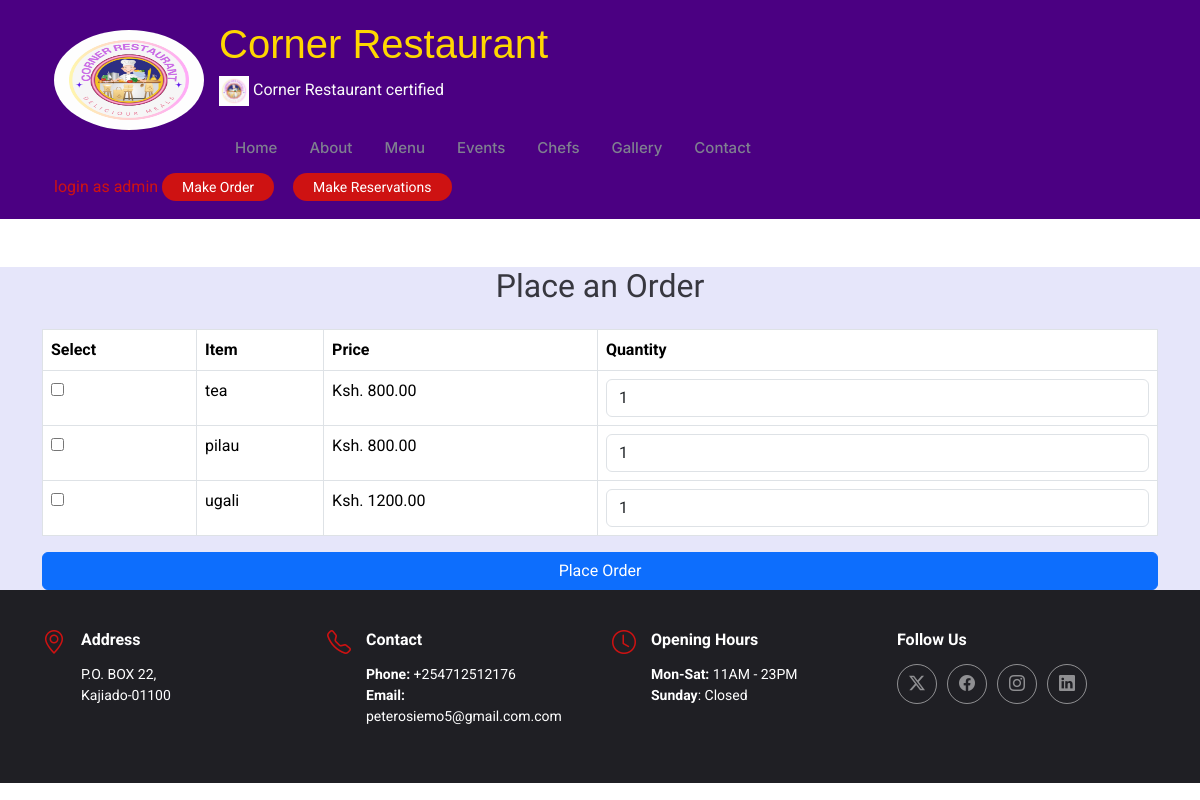
Screenshot of /place/ (signed in) with the database file from the repository.
### menuapp/models.py (models this page shows, shortened)
class MenuItem(models.Model):
    name = models.CharField(max_length=100)
    description = models.TextField(blank=True, null=True)
    price = models.DecimalField(max_digits=8, decimal_places=2)
    is_available = models.BooleanField(default=True)
    category = models.ForeignKey(Category, related_name='items', on_delete=models.CASCADE)
    photo = models.ImageField(upload_to='menu_photos/', blank=True, null=True)  # Add this field

### orders/views.py (the view, shortened to what this page needs)
# urls.py: path('place/', views.place_order, name='place_order'),
@login_required
def place_order(request):
    menu_items = MenuItem.objects.filter(is_available=True)
    return render(request, 'place_order.html', {'menu_items': menu_items})

### orders/templates/place_order.html (shortened to what this page needs)
{% extends "starter-page.html" %}
{% load static %}
{% block body %}
<div class="container mt-5">
    <h2 class="text-center mb-4">Place an Order</h2>
    <form method="POST">
        <table class="table table-bordered">
            <thead>
                <tr>
                    <th>Select</th>
                    <th>Item</th>
                    <th>Price</th>
                    <th>Quantity</th>
                </tr>
            </thead>
            <tbody>
                {% for item in menu_items %}
                <tr>
                    <td><input type="checkbox" name="menu_items" value="{{ item.id }}"></td>
                    <td>{{ item.name }}</td>
                    <td>Ksh. {{ item.price }}</td>
                    <td>
                        <input type="number" name="quantities" class="form-control" value="1" min="1">
                    </td>
                </tr>
                {% endfor %}
            </tbody>
        </table>
        <button type="submit" class="btn btn-primary w-100">Place Order</button>
    </form>
</div>
{% endblock %}

### static/assets/css/main.css (style rules this page uses)
:root { --default-font: "Roboto", system-ui, -apple-system, "Segoe UI", Roboto, "Helvetica Neue", Arial, "Noto Sans", "Liberation Sans", sans-serif, "Apple Color Emoji", "Segoe UI Emoji", "Segoe UI Symbol", "Noto Color Emoji"; --heading-font: "Amatic SC", sans-serif; --nav-font: "Inter", sans-serif; }
:root { --background-color: #ffffff; --default-color: #212529; --heading-color: #37373f; --accent-color: #ce1212; --surface-color: #ffffff; --contrast-color: #ffffff; }
:root { --nav-color: #7f7f90; --nav-hover-color: #ce1212; --nav-mobile-background-color: #ffffff; --nav-dropdown-background-color: #ffffff; --nav-dropdown-color: #7f7f90; --nav-dropdown-hover-color: #ce1212; }
:root { scroll-behavior: smooth; }
body { color: var(--default-color); background-color: var(--background-color); font-family: var(--default-font); }
h1, h2, h3, h4, h5, h6 { color: var(--heading-color); font-family: var(--heading-font); }

### templates/starter-page.html (style rules this page uses)
body { background-color: #4B0082; color: #000; }

### rows the page displays
MenuItem: name "tea", price "800.00"
MenuItem: name "pilau", price "800.00"
MenuItem: name "ugali", price "1200.00"
